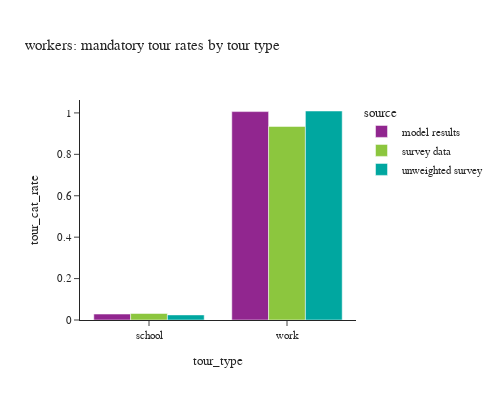
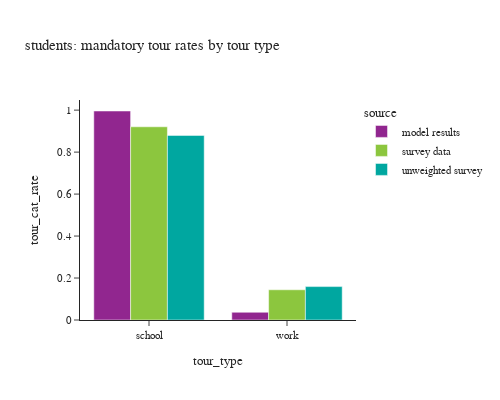

Notebook code for these charts, in order:
### Code cell
# worker tour rates
df_plot = w_tour_data.groupby(['source','tour_type'])[['tour_weight']].sum().reset_index(). \
    merge(df_worker_count, how='left', on='source')
df_plot['tour_cat_rate'] = df_plot['tour_weight']/df_plot['person_weight']

fig = px.bar(df_plot, x="tour_type", y="tour_cat_rate", color="source",barmode="group",
             title="workers: mandatory tour rates by tour type")
fig.update_layout(height=400, width=500)
fig.show()

df_plot = s_tour_data.groupby(['source','tour_type'])[['tour_weight']].sum().reset_index(). \
    merge(df_student_count, how='left', on='source')
df_plot['tour_cat_rate'] = df_plot['tour_weight']/df_plot['person_weight']

fig = px.bar(df_plot, x="tour_type", y="tour_cat_rate", color="source",barmode="group",
             title="students: mandatory tour rates by tour type")
fig.update_layout(height=400, width=500)
fig.show()

### Figure 1 — Plotly figure (JSON) as saved in the notebook; plotly's stock layout.template omitted (floating-point values rounded to 4 significant figures)
{"data": [{"alignmentgroup": "True", "hovertemplate": "source=model results<br>tour_type=%{x}<br>tour_cat_rate=%{y}<extra></extra>", "legendgroup": "model results", "marker": {"color": "#91268F", "pattern": {"shape": ""}}, "name": "model results", "offsetgroup": "model results", "orientation": "v", "showlegend": true, "textposition": "auto", "type": "bar", "x": ["school", "work"], "xaxis": "x", "y": [0.02873, 1.006], "yaxis": "y"}, {"alignmentgroup": "True", "hovertemplate": "source=survey data<br>tour_type=%{x}<br>tour_cat_rate=%{y}<extra></extra>", "legendgroup": "survey data", "marker": {"color": "#8CC63E", "pattern": {"shape": ""}}, "name": "survey data", "offsetgroup": "survey data", "orientation": "v", "showlegend": true, "textposition": "auto", "type": "bar", "x": ["school", "work"], "xaxis": "x", "y": [0.03143, 0.9348], "yaxis": "y"}, {"alignmentgroup": "True", "hovertemplate": "source=unweighted survey<br>tour_type=%{x}<br>tour_cat_rate=%{y}<extra></extra>", "legendgroup": "unweighted survey", "marker": {"color": "#00A7A0", "pattern": {"shape": ""}}, "name": "unweighted survey", "offsetgroup": "unweighted survey", "orientation": "v", "showlegend": true, "textposition": "auto", "type": "bar", "x": ["school", "work"], "xaxis": "x", "y": [0.02458, 1.009], "yaxis": "y"}], "layout": {"barmode": "group", "height": 400, "legend": {"title": {"text": "source"}, "tracegroupgap": 0}, "title": {"text": "workers: mandatory tour rates by tour type"}, "width": 500, "xaxis": {"anchor": "y", "domain": [0.0, 1.0], "title": {"text": "tour_type"}}, "yaxis": {"anchor": "x", "domain": [0.0, 1.0], "title": {"text": "tour_cat_rate"}}}}

### Figure 2 — Plotly figure (JSON) as saved in the notebook; plotly's stock layout.template omitted (floating-point values rounded to 4 significant figures)
{"data": [{"alignmentgroup": "True", "hovertemplate": "source=model results<br>tour_type=%{x}<br>tour_cat_rate=%{y}<extra></extra>", "legendgroup": "model results", "marker": {"color": "#91268F", "pattern": {"shape": ""}}, "name": "model results", "offsetgroup": "model results", "orientation": "v", "showlegend": true, "textposition": "auto", "type": "bar", "x": ["school", "work"], "xaxis": "x", "y": [0.9959, 0.03681], "yaxis": "y"}, {"alignmentgroup": "True", "hovertemplate": "source=survey data<br>tour_type=%{x}<br>tour_cat_rate=%{y}<extra></extra>", "legendgroup": "survey data", "marker": {"color": "#8CC63E", "pattern": {"shape": ""}}, "name": "survey data", "offsetgroup": "survey data", "orientation": "v", "showlegend": true, "textposition": "auto", "type": "bar", "x": ["school", "work"], "xaxis": "x", "y": [0.9207, 0.144], "yaxis": "y"}, {"alignmentgroup": "True", "hovertemplate": "source=unweighted survey<br>tour_type=%{x}<br>tour_cat_rate=%{y}<extra></extra>", "legendgroup": "unweighted survey", "marker": {"color": "#00A7A0", "pattern": {"shape": ""}}, "name": "unweighted survey", "offsetgroup": "unweighted survey", "orientation": "v", "showlegend": true, "textposition": "auto", "type": "bar", "x": ["school", "work"], "xaxis": "x", "y": [0.8796, 0.1591], "yaxis": "y"}], "layout": {"barmode": "group", "height": 400, "legend": {"title": {"text": "source"}, "tracegroupgap": 0}, "title": {"text": "students: mandatory tour rates by tour type"}, "width": 500, "xaxis": {"anchor": "y", "domain": [0.0, 1.0], "title": {"text": "tour_type"}}, "yaxis": {"anchor": "x", "domain": [0.0, 1.0], "title": {"text": "tour_cat_rate"}}}}
